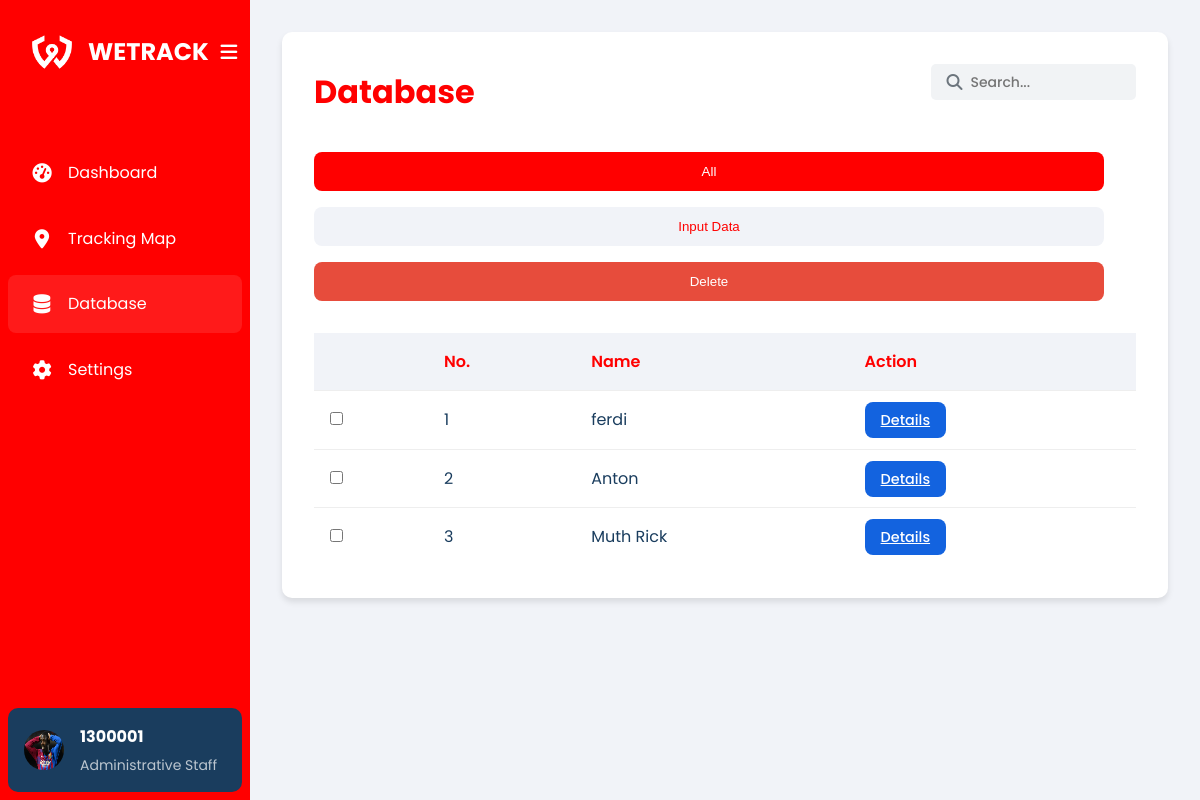
Page /bapas/pages/dataBapas.php (signed in) on the earlier database version.
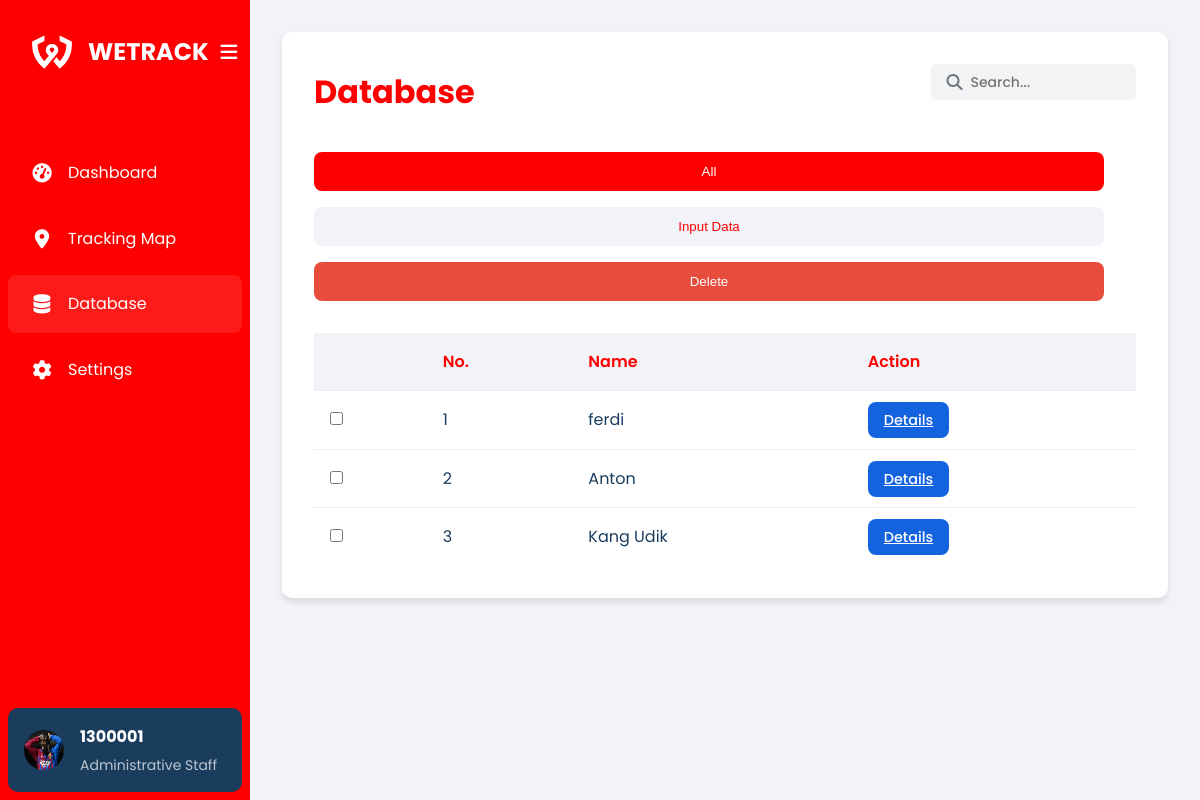
Same page on the later database version.
### tables this page shows
CREATE TABLE `prisoner_geofence` (
  `id` int(11) NOT NULL,
  `nik` varchar(20) NOT NULL,
  `nrt` varchar(20) NOT NULL,
  `prisoner_type` enum('houseArrest','cityPrisoner') NOT NULL,
  `radiusFence` float DEFAULT NULL,
  `centerLat` float DEFAULT NULL,
  `centerLng` float DEFAULT NULL,
  `city_district` varchar(100) DEFAULT NULL,
  `created_at` timestamp NOT NULL DEFAULT current_timestamp()
);

CREATE TABLE `mantan_narapidana` (
  `id` int(11) NOT NULL,
  `fileInput` varchar(255) DEFAULT NULL,
  `nik` varchar(20) DEFAULT NULL,
  `nrt` varchar(20) DEFAULT NULL,
  `nama` varchar(100) DEFAULT NULL,
  `dateBirth` date DEFAULT NULL,
  `address` text DEFAULT NULL,
  `gender` enum('male','female') DEFAULT NULL,
  `nationality` varchar(100) DEFAULT NULL,
  `crime` enum('TwA','Ot','Fraud','Assault','NO','Embezzlement','MvT','Robbery','Brawling') DEFAULT NULL,
  `case` text DEFAULT NULL,
  `punishment` varchar(100) DEFAULT NULL,
  `releaseDate` date DEFAULT NULL,
  `report` text DEFAULT NULL,
  `action` tinyint(1) DEFAULT NULL COMMENT '1 for accept, 0 for reject',
  `created_at` timestamp NOT NULL DEFAULT current_timestamp(),
  `prisoner_type` enum('houseArrest','cityPrisoner') DEFAULT NULL,
  `radiusFence` float DEFAULT NULL,
  `centerLat` float DEFAULT NULL,
  `centerLng` float DEFAULT NULL,
  `city_district` varchar(100) DEFAULT NULL,
  `last_login` timestamp NOT NULL DEFAULT current_timestamp() ON UPDATE current_timestamp()
);

### bapas/pages/dataBapas.php (the view, shortened to what this page needs)
<?php
require __DIR__ . '/../../config/connection.php';
$user_id = $_SESSION['user_id'];
$query = "SELECT id, profile_picture FROM users WHERE id = ?";
$stmt = $conn->prepare($query);
$stmt->bind_param("i", $user_id);
$stmt->execute();
$stmt->bind_result($id, $profile_picture);
?>
<!DOCTYPE html>
<html lang="en">
<head>
    <link rel="stylesheet" href="/wetrack/bapas/css/data.css">
    <link rel="stylesheet" href="https://unpkg.com/leaflet@1.7.1/dist/leaflet.css" />
    <link rel="stylesheet" href="https://cdnjs.cloudflare.com/ajax/libs/font-awesome/6.4.0/css/all.min.css">
    <link rel="stylesheet" href="https://unpkg.com/leaflet-control-geocoder/dist/Control.Geocoder.css" />
</head>
<body>
    <div class="container">
        <aside class="sidebar">
            <div class="sidebar-header">
                <div class="logo">
                    <img src="/wetrack/bapas/Image/wetrack-logo-white.png" alt="WETRACK Logo">
                    <h1 class="logo-text">WETRACK</h1>
                </div>
                <button id="toggle-sidebar" class="toggle-sidebar">
                    <i class="fas fa-bars"></i>
                </button>
            </div>
            <nav class="nav-links">
                <ul>
                    <li><a href="/wetrack/bapas/pages/home.php"><i class="fas fa-tachometer-alt"></i>
                            <span>Dashboard</span></a></li>
                    <li><a href="/wetrack/bapas/pages/tracking.php"><i class="fas fa-map-marker-alt"></i><span>
                                Tracking Map</span></a></li>
                    <li class="active"><a href="/wetrack/bapas/pages/dataBapas.php"><i class="fas fa-database"></i>
                            <span>Database</span></a></li>
                    <li><a href="/wetrack/bapas/pages/setting.php"><i class="fas fa-cog"></i>
                            <span>Settings</span></a></li>
                </ul>
            </nav>
            <div class="user-profile">
                <img src="<?php echo $profile_picture; ?>" alt="Profile picture" width="40" height="40">
                <div class="user-info">
                    <h2><?php echo htmlspecialchars($id); ?></h2>
                    <p>Administrative Staff</p>
                </div>
            </div>
        </aside>
        <main class="content">
            <div class="content-container">
                <div class="content-header">
                    <h1>Database</h1>
                    <div class="search-bar">
                        <input type="text" placeholder="Search...">
                        <i class="fas fa-search"></i>
                    </div>
                </div>
                <div class="button-group">
                    <button class="btn btn-primary" id="showTableBtn">All</button>
                    <button class="btn btn-secondary" id="showInputBtn" onclick="showInput()">Input Data</button>
                    <button class="delete-btn" id="delete-btn" class="btn btn-danger">Delete</button>
                </div>
                <div class="table-container">
                    <table>
                        <thead>
                            <tr>
                                <th></th>
                                <th>No.</th>
                                <th>Name</th>
                                <th>Action</th>
                            </tr>
                        </thead>
                        <tbody>
                            <?php
                            $result = mysqli_query($conn, "SELECT mn.id, mn.nama, pg.prisoner_type,
                            CASE
                                WHEN pg.prisoner_type = 'houseArrest' THEN CONCAT(pg.radiusFence, ' km radius')
                                WHEN pg.prisoner_type = 'cityPrisoner' THEN pg.city_district
                                ELSE 'Not set'
                            END AS geofence_info
                            FROM mantan_narapidana mn
                            INNER JOIN prisoner_geofence pg ON mn.nik = pg.nik AND mn.nrt = pg.nrt
                            LEFT JOIN final_report fr ON mn.nik = fr.nik AND mn.nrt = fr.nrt
                            WHERE fr.id IS NULL
                            ORDER BY mn.id ASC");
                            $i = 1;
                            while ($row = mysqli_fetch_assoc($result)) {
                                echo "<tr>";
                                echo "<td><input type='checkbox' class='row-checkbox' data-id='" . $row['id'] . "'></td>";
                                echo "<td>" . $i . "</td>";
                                echo "<td>" . $row['nama'] . "</td>";
                                echo "<td><a href='data-napi.php?id=" . $row['id'] . "' class='btn btn-action'>Details</a></td>";
                                echo "</tr>";
                                $i++;
                            }
                            ?>
                        </tbody>
                    </table>
                </div>
            </div>
        </main>
    </div>
</body>
</html>

Differences in the rows shown:
removed prisoner_geofence: mantan_narapidana.nama "Muth Rick"
added prisoner_geofence: mantan_narapidana.nama "Kang Udik"
